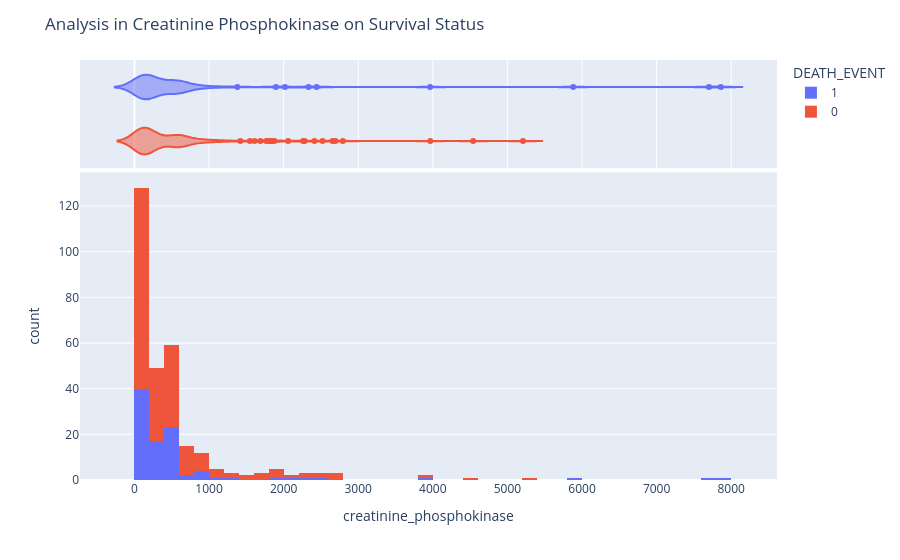

Write notebook code for a chart like this one.
### Code cell
fig = px.histogram(df, "creatinine_phosphokinase", color="DEATH_EVENT", marginal="violin",hover_data=df.columns)
fig.update_layout(title_text="Analysis in Creatinine Phosphokinase on Survival Status")
fig.show()

### Figure 1 — Plotly figure (JSON) as saved in the notebook; plotly's stock layout.template omitted (floating-point values rounded to 4 significant figures; data arrays with more than 128 entries replaced by an {"elided": "..."} marker saying what was removed)
{"data": [{"alignmentgroup": "True", "bingroup": "x", "hovertemplate": "DEATH_EVENT=1<br>creatinine_phosphokinase=%{x}<br>count=%{y}<extra></extra>", "legendgroup": "1", "marker": {"color": "#636efa"}, "name": "1", "offsetgroup": "1", "orientation": "v", "showlegend": true, "type": "histogram", "x": [582, 7861, 146, 111, 160, 47, 246, 315, 157, 123, 81, 231, 981, 168, 379, 149, 582, 125, 582, 128, 220, 582, 148, 112, 122, 60, 70, 582, 23, 249, 94, 582, 60, 855, 235, 582, 124, 571, 588, 582, 1380, 582, 553, 129, 577, 91, 3964, 69, 260, 371, 789, 364, 7702, 318, 582, 68, 250, 110, 161, 113, 5882, 582, 47, 76, 280, 154, 328, 129, 143, 582, 582, 168, 805, 943, 582, 233, 2334, 2442, 776, 66, 176, 395, 99, 145, 104, 582, 1896, 582, 418, 131, 427, 582, 166, 2017, 258, 1199], "xaxis": "x", "yaxis": "y"}, {"alignmentgroup": "True", "customdata": {"elided": "96x13 float values"}, "hovertemplate": "DEATH_EVENT=%{customdata[12]}<br>creatinine_phosphokinase=%{customdata[2]}<br>age=%{customdata[0]}<br>anaemia=%{customdata[1]}<br>diabetes=%{customdata[3]}<br>ejection_fraction=%{customdata[4]}<br>high_blood_pressure=%{customdata[5]}<br>platelets=%{customdata[6]}<br>serum_creatinine=%{customdata[7]}<br>serum_sodium=%{customdata[8]}<br>sex=%{customdata[9]}<br>smoking=%{customdata[10]}<br>time=%{customdata[11]}<extra></extra>", "legendgroup": "1", "marker": {"color": "#636efa"}, "name": "1", "offsetgroup": "1", "scalegroup": "x", "showlegend": false, "type": "violin", "x": [582, 7861, 146, 111, 160, 47, 246, 315, 157, 123, 81, 231, 981, 168, 379, 149, 582, 125, 582, 128, 220, 582, 148, 112, 122, 60, 70, 582, 23, 249, 94, 582, 60, 855, 235, 582, 124, 571, 588, 582, 1380, 582, 553, 129, 577, 91, 3964, 69, 260, 371, 789, 364, 7702, 318, 582, 68, 250, 110, 161, 113, 5882, 582, 47, 76, 280, 154, 328, 129, 143, 582, 582, 168, 805, 943, 582, 233, 2334, 2442, 776, 66, 176, 395, 99, 145, 104, 582, 1896, 582, 418, 131, 427, 582, 166, 2017, 258, 1199], "xaxis": "x2", "yaxis": "y2"}, {"alignmentgroup": "True", "bingroup": "x", "hovertemplate": "DEATH_EVENT=0<br>creatinine_phosphokinase=%{x}<br>count=%{y}<extra></extra>", "legendgroup": "0", "marker": {"color": "#EF553B"}, "name": "0", "offsetgroup": "0", "orientation": "v", "showlegend": true, "type": "histogram", "x": {"elided": "203 int values"}, "xaxis": "x", "yaxis": "y"}, {"alignmentgroup": "True", "customdata": {"elided": "203x13 float values"}, "hovertemplate": "DEATH_EVENT=%{customdata[12]}<br>creatinine_phosphokinase=%{customdata[2]}<br>age=%{customdata[0]}<br>anaemia=%{customdata[1]}<br>diabetes=%{customdata[3]}<br>ejection_fraction=%{customdata[4]}<br>high_blood_pressure=%{customdata[5]}<br>platelets=%{customdata[6]}<br>serum_creatinine=%{customdata[7]}<br>serum_sodium=%{customdata[8]}<br>sex=%{customdata[9]}<br>smoking=%{customdata[10]}<br>time=%{customdata[11]}<extra></extra>", "legendgroup": "0", "marker": {"color": "#EF553B"}, "name": "0", "offsetgroup": "0", "scalegroup": "x", "showlegend": false, "type": "violin", "x": {"elided": "203 int values"}, "xaxis": "x2", "yaxis": "y2"}], "layout": {"barmode": "relative", "legend": {"title": {"text": "DEATH_EVENT"}, "tracegroupgap": 0}, "margin": {"t": 60}, "title": {"text": "Analysis in Creatinine Phosphokinase on Survival Status"}, "xaxis": {"anchor": "y", "domain": [0, 1], "title": {"text": "creatinine_phosphokinase"}}, "xaxis2": {"anchor": "y2", "domain": [0, 1], "matches": "x", "showgrid": true, "showticklabels": false}, "yaxis": {"anchor": "x", "domain": [0, 0.7326], "title": {"text": "count"}}, "yaxis2": {"anchor": "x2", "domain": [0.7426, 1], "matches": "y2", "showgrid": false, "showline": false, "showticklabels": false, "ticks": ""}}}
